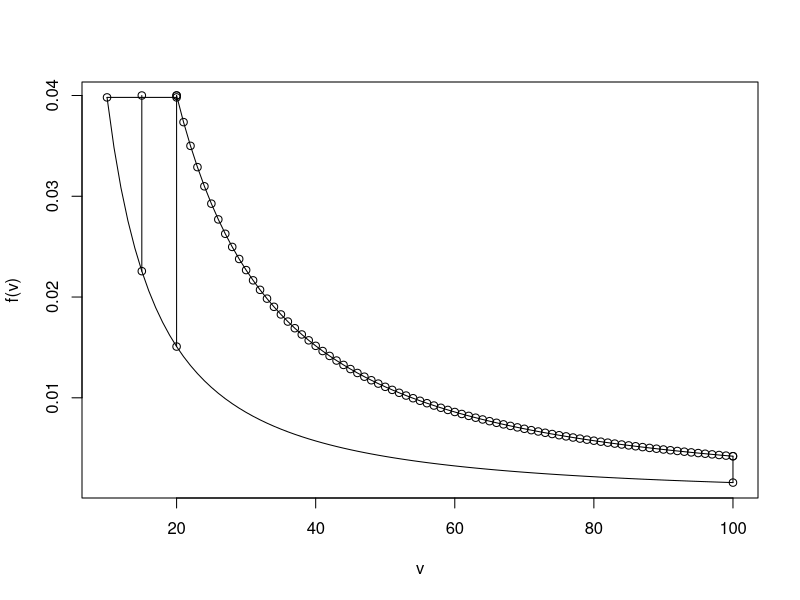

Write the R code that produced this figure.
# page no: 657

v = seq(10,100,by=1);
f = function(v) return(1/v^1.4);
plot(v,f(v),type='l')
v = c(10, 20)
p = c(f(10), f(10))
lines(v,p,type='o')
v = 20:100;
fa = function (v) return( 2.6515/v^1.4);
lines(v,fa(v),type='o')
v = c(100 ,100)
p = c(f(100), fa(100))
lines(v,p,type='o')
v = c(15, 15)
p = c(f(15), 0.040)
lines(v,p,type='o')
v = c(20, 20)
p = c(f(20), 0.040)
lines(v,p,type='o')
s = 10:50;
fb = function(s) return(s^2)
lines(s,fb(s),type='o')
s = 10:50;
fc = function(s) return((s+30)^2)
lines(s,fc(s),type='o')
s = c(12, 12);
T = c(fb(12), fc(12));
lines(s,T,type='o')
s = c(45, 45);
T = c(fb(45), fc(45))
lines(s,T,type='o')
s = 10:27;
T = 5*(s)^2;
lines(s,T,type='o')
s = 10:20;
T = 7*s^2;
lines(s,T,type='o')
